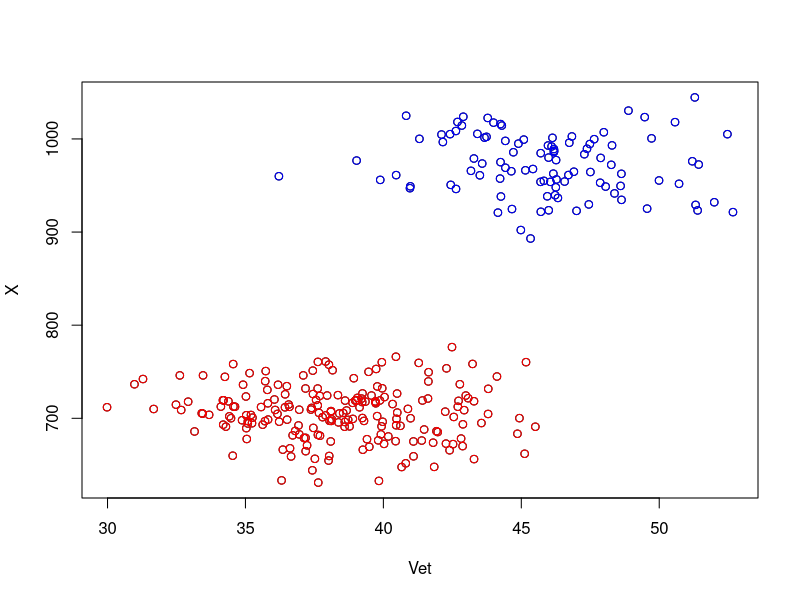
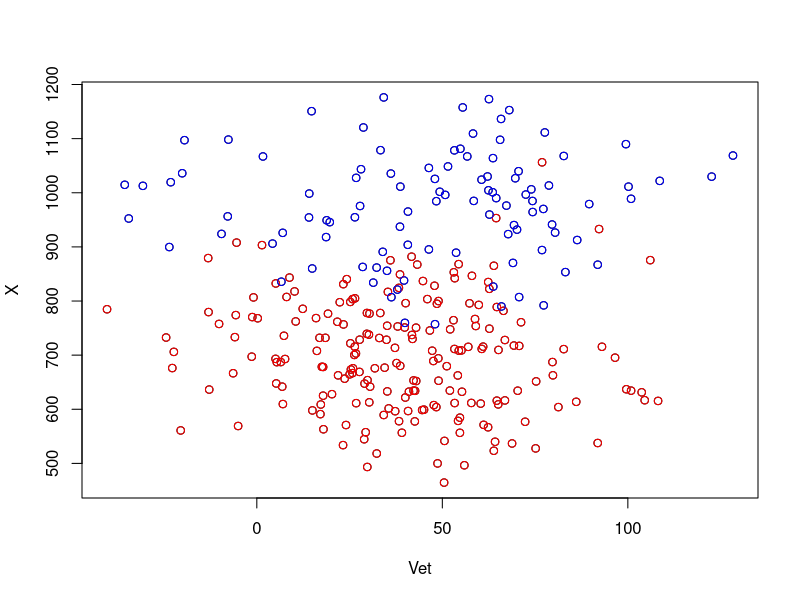

Write the R code that produced these figures, in order.
###### making a sample set #### 

doSample<-function(qnts, medias, desvios){
  Vet <- NULL
  n <- length(medias)
  for(i in 1:n){
    X = rnorm(qnts,medias[i],desvios[i])
    if(is.null(Vet)){
      Vet <- X
    }else{
      Vet = cbind(Vet,X)
    }
  }
  return(Vet)
}

# Two separate sample
q <- 200
m <- c(38.6,704.1)
d <- c(3,30)

vetNo <- doSample(q,m,d)

q <- 100
m <- c(45.5,973.8)
d <- c(3,30)

vetCa <- doSample(q,m,d)

vetSep <- rbind(vetNo, vetCa)
vetSep <- as.data.frame(vetSep)
#rm(vetNo,vetCa)

plot(vetSep, col = "black")
points(vetNo, col = "red", add = TRUE)
points(vetCa, col = "blue", add = TRUE)

# Two sample together
q <- 200
m <- c(38.6,704.1)
d <- c(30,100)

vetNo <- doSample(q,m,d)

q <- 100
m <- c(45.5,973.8)
d <- c(30,100)

vetCa <- doSample(q,m,d)

vetJun = rbind(vetNo, vetCa)
vetJun <- as.data.frame(vetJun)

plot(vetJun, col = "black")
points(vetNo, col = "red", add = TRUE)
points(vetCa, col = "blue", add = TRUE)

###### making  K-means ##############

# para teste
data <- vetSep
k <- 2
inter <- 10

#seleciona dois pontos aleatorios dentro da amostra
criaPonto <- function(data, k, d){
  centros <- matrix(0,k,d)
  for(i in 1:k){
    for(j in 1:d){
      centros[i,j] <- sample(data)[i,j] 
    }
  }
  return(centros)
}

#calcula a media de cada posicao/dimensao de uma matriz
calcMedia <- function(data){
  d<-dim(data)[2]
  med <- matrix(0,1,d)
  for(i in 1:d){
    med[1,i] <- mean(data[,i])
  }
  return(med)
}

#calcula a matriz de distancia 

distMat <- function(vet){
  n = dim(vet)
  m = matrix(Inf,n[1],n[1])
  
  for(i in 1:n[1]){
    for(j in i:n[1]){
      if(i==j){
        m[i,j]<-Inf
      }else{
        m[i,j]<-dist(vet[i,],vet[j,])
        m[j,i]<-m[i,j]  
      }
    }
  }
  
  rownames(m)<-rownames(vet)
  colnames(m)<-rownames(vet)
  return(m)
}


#acha uma vetor que diz qual ponto eh mais perto de qual ponto
agrupa <- function(centros, data){
  l <- dim(data)[1]
  n <- as.integer(dim(centros)[1])
  grupo <- matrix(0,l,1)
  for(i in 1:l){
    A <- data[i,]
    M <- rbind(as.matrix(centros),as.matrix(A))
    D <- distMat(M)
    indexMin <- which.min(D[n+1,])
    grupo[i,1] <- indexMin
  }
  return(grupo)
}

#meu kmeans 
meuKmean <- function(data, k , inter = 10){
  #achando a dimensao em que esta se trabalhando  
  d <- dim(data)[2]
  
  centros <- criaPonto(data,k,d)
  
  g <- menorDist(centros, data)
  
}









